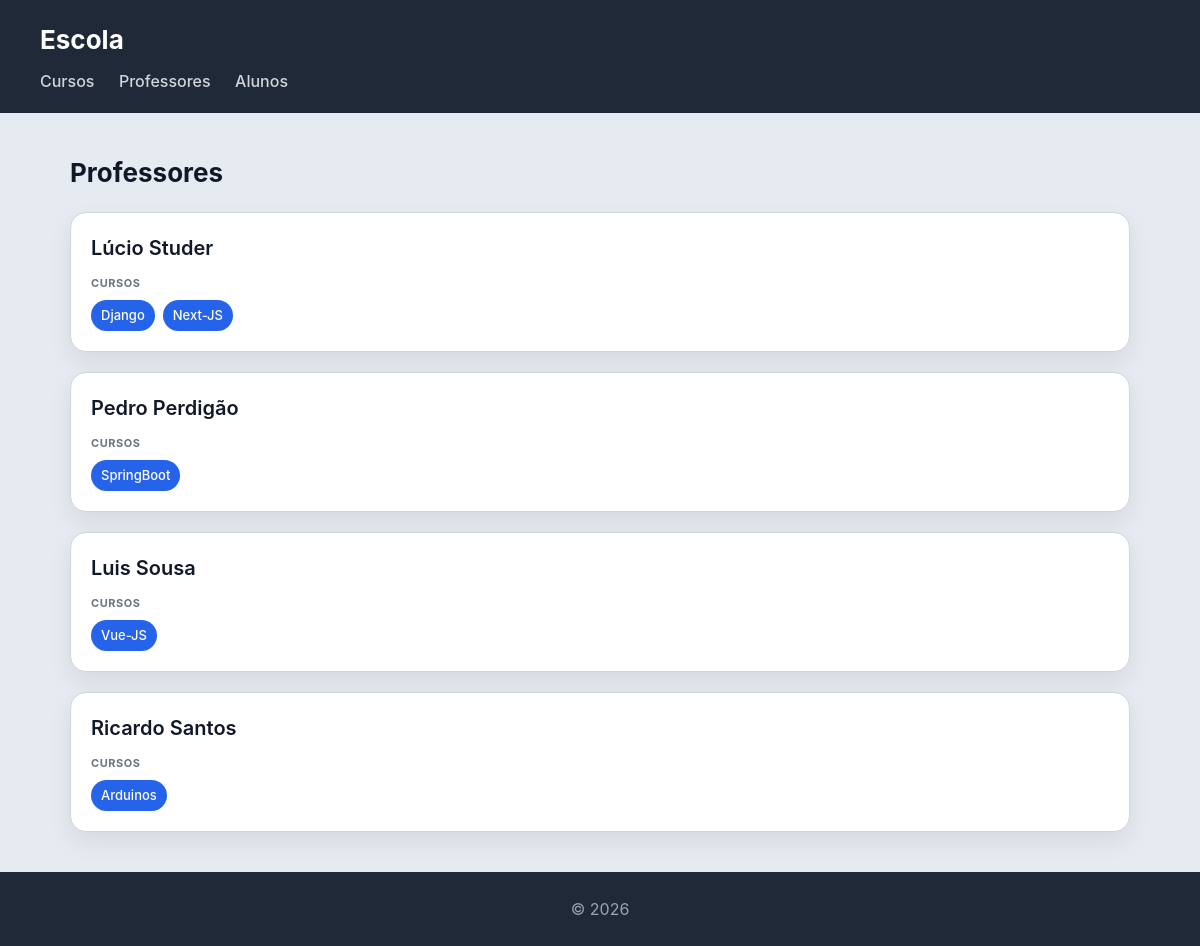
/escola/professores/, run on the app's committed database.
### escola/models.py (models this page shows, shortened)
class Professor(models.Model):
    nome = models.CharField(max_length=100)
    email = models.EmailField()

class Curso(models.Model):
    nome = models.CharField(max_length=100)
    imagem = models.ImageField(upload_to='cursos/')
    professor = models.ForeignKey(Professor, on_delete=models.CASCADE, related_name='cursos')
    alunos = models.ManyToManyField(Aluno, related_name='cursos')

### escola/views.py (the view)
# urls.py: path("professores/", views.professores_view, name="professores"),
def professores_view(request):
    professores = Professor.objects.prefetch_related('cursos').all()
    return render(request, 'escola/professores.html', {'professores': professores})

### escola/templates/escola/professores.html
{% extends "escola/base.html" %}
{% block content %}
<h2>Professores</h2>
<section>
    {% for professor in professores %}
    <article>
        <header>
            <h3>{{ professor.nome }}</h3>
        </header>
        <section>
            <h4>Cursos</h4>
            <ul>
                {% for curso in professor.cursos.all %}
                    <li>{{ curso.nome }}</li>
                {% empty %}
                    <li>Não leciona nenhum curso/li>
                {% endfor %}
            </ul>
        </section>
    </article>
    {% endfor %}
</section>
{% endblock %}

### escola/static/escola/styles.css (style rules this page uses)
* { box-sizing: border-box; margin: 0; padding: 0; }
body { font-family: "Inter", "Segoe UI", system-ui, -apple-system, sans-serif; background: #e6ebf2; color: #111827; line-height: 1.5; }
h2 { margin-bottom: 20px; font-size: 26px; }
section > article { background: white; padding: 20px; border-radius: 16px; border: 1px solid #d1d5db; box-shadow: 0 10px 25px rgba(0,0,0,0.08); transition: all 0.25s ease; margin-bottom: 20px; }
article > header { margin-bottom: 12px; }
article > header > h3 { font-size: 20px; font-weight: 600; margin-bottom: 4px; }
article > section { margin-top: 10px; }
article > section > h4 { font-size: 11px; text-transform: uppercase; color: #6b7280; margin-bottom: 8px; letter-spacing: 0.05em; }
article > section > ul { list-style: none; display: flex; flex-wrap: wrap; gap: 8px; }
article > section > ul > li { background: #2563eb; color: white; padding: 6px 10px; border-radius: 999px; font-size: 13px; font-weight: 500; }

### data on the page
Professor: nome "Lúcio Studer"
Curso: nome "Django"
Curso: nome "Next-JS"
Professor: nome "Pedro Perdigão"
Curso: nome "SpringBoot"
Professor: nome "Luis Sousa"
Curso: nome "Vue-JS"
Professor: nome "Ricardo Santos"
Curso: nome "Arduinos"
